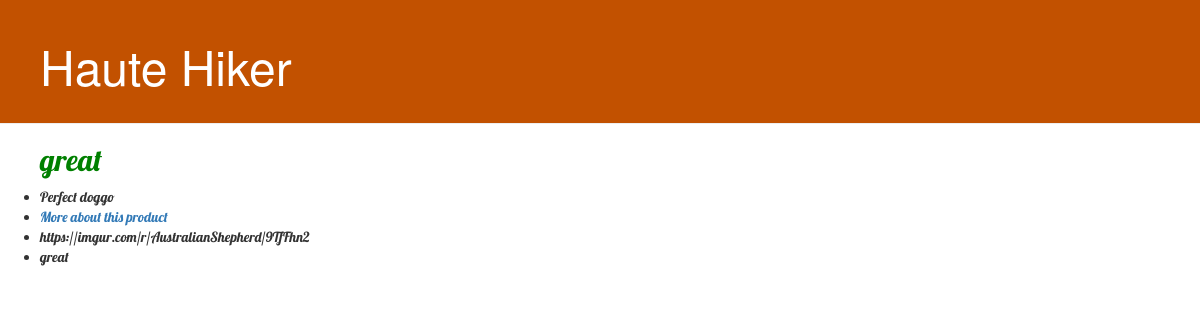
The app's page /, older data.
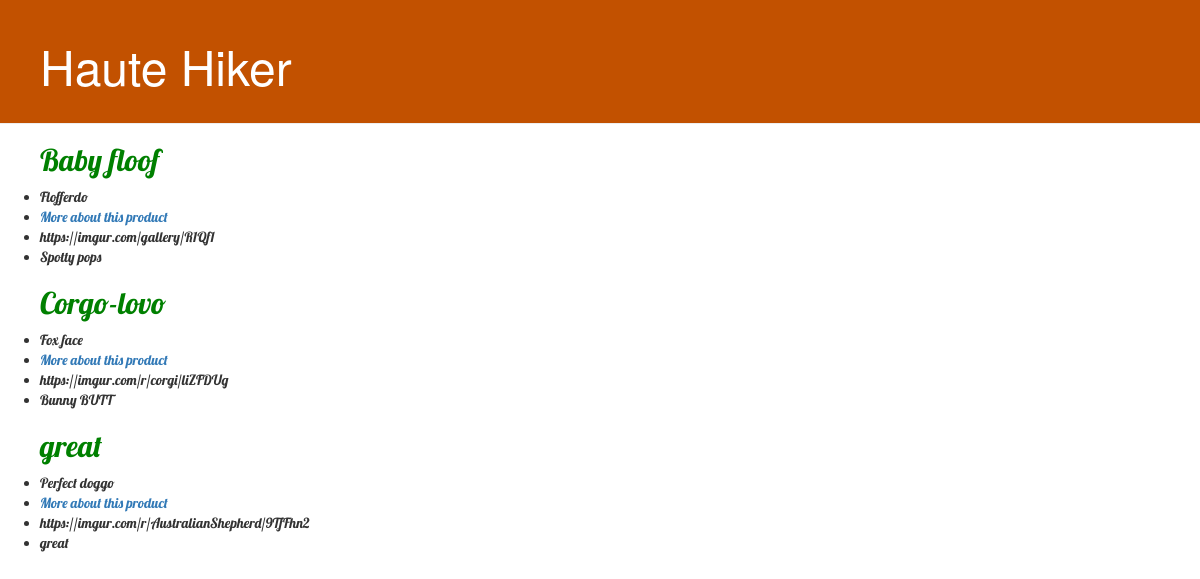
The same page, newer data.
### reviews/models.py (models this page shows, shortened)
class Review(models.Model):
    image_url = models.CharField(max_length=500)
    product_name = models.CharField(max_length=30)
    brand = models.CharField(max_length=30)
    description = models.CharField(max_length=2000)
    tags = models.ManyToManyField(Tag)
    resemblance_to_package = models.IntegerField()
    hot_sauce_needed = models.IntegerField()
    texture = models.IntegerField()
    deliciousness_level = models.IntegerField()
    created = models.DateTimeField('date created')
    updated = models.DateTimeField('date updated')

### reviews/views.py (the view)
# urls.py: path('', views.index, name='index'),
def index(request):
    latest_review_list = Review.objects.order_by('-created')[:5]
    reviews = Review.objects.all()
    context = {'reviews': reviews, 'latest_review_list': latest_review_list}
    return render(request, 'reviews/index.html', context)

### reviews/templates/reviews/index.html (shortened to what this page needs)
{% load static %}
<!DOCTYPE html>
<html lang="en" dir="ltr">
  <head>
    <link rel="stylesheet" href="//maxcdn.bootstrapcdn.com/bootstrap/3.2.0/css/bootstrap.min.css">
    <link rel="stylesheet" href="//maxcdn.bootstrapcdn.com/bootstrap/3.2.0/css/bootstrap-theme.min.css">
    <link rel="stylesheet" href="{% static 'css/reviews.css' %}">
  </head>
  <body>
    <div class="page-header">
        <h1><a href="/">Haute Hiker</a></h1>
    </div>
    {% if latest_review_list %}
    <ul>
      {% for review in latest_review_list %}
      <div class="review">
        <h2>{{ review.product_name }}</h2>
        <li>{{ review.description }}</li>
        <li><a href="/reviews/{{ review.id }}/"> More about this product </a></li>
        <li>{{ review.image_url}}</li>
        <li>{{ review.brand}}</li>
      </div>
      {% endfor %}
    </ul>
    {% else %}
    <p>No reviews are available.</p>
    {% endif %}
  </body>
</html>

### reviews/static/css/reviews.css (style rules this page uses)
h2 { color: green; }
.review { font-family: 'Lobster'; }
.page-header { background-color: #C25100; margin-top: 0; padding: 20px 20px 20px 40px; }
.page-header h1, .page-header h1 a, .page-header h1 a:visited, .page-header h1 a:active { color: #ffffff; font-size: 36pt; text-decoration: none; }

Row changes from the older to the newer data that the page shows:
added Review: product_name "Baby floof", description "Flofferdo", image_url "https://imgur.com/gallery/R1Qf1", brand "Spotty pops"
added Review: product_name "Corgo-lovo", description "Fox face", image_url "https://imgur.com/r/corgi/liZFDUg", brand "Bunny BUTT"
